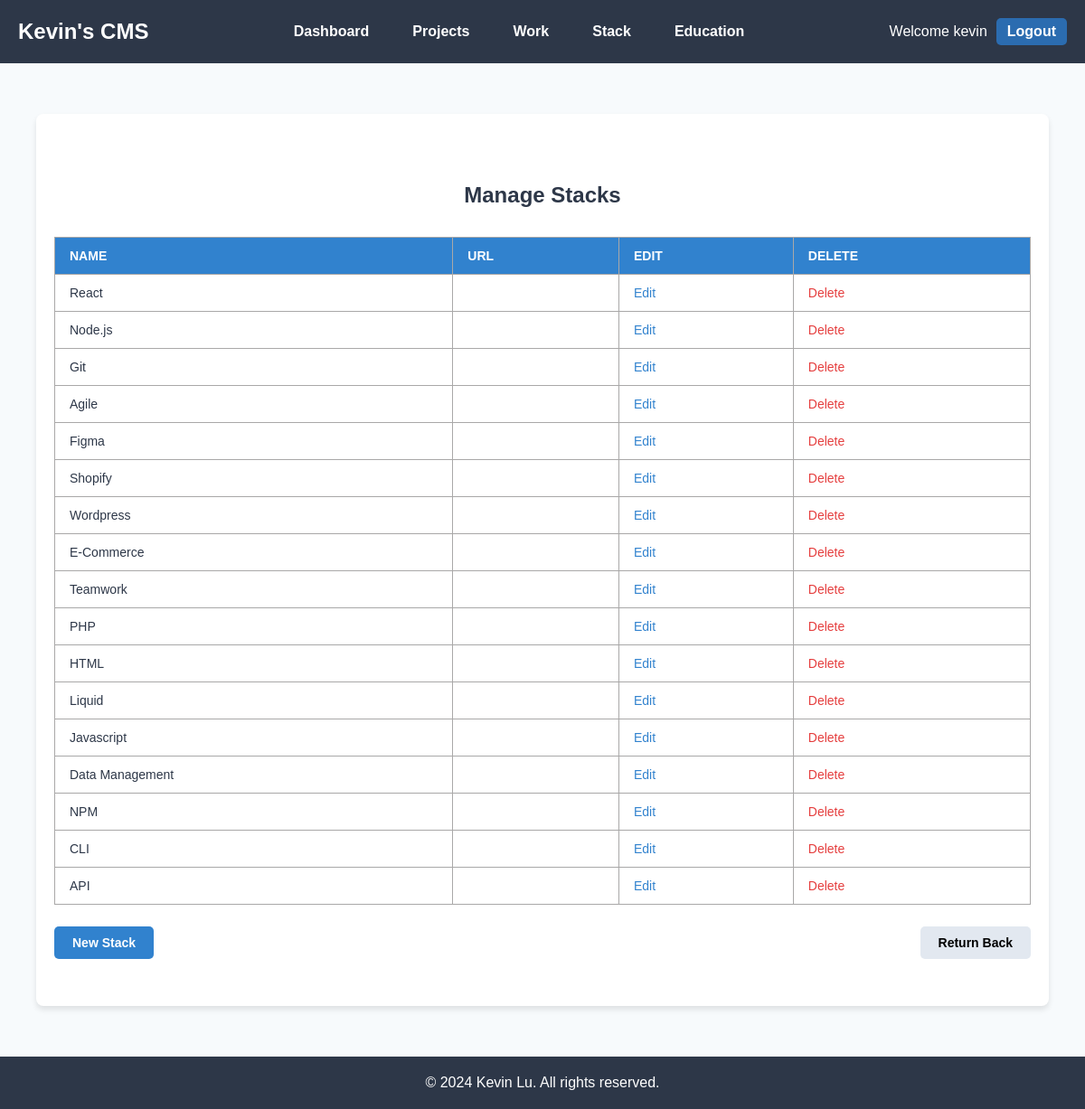
The page /stacks/ (signed in) on the database as committed earlier.
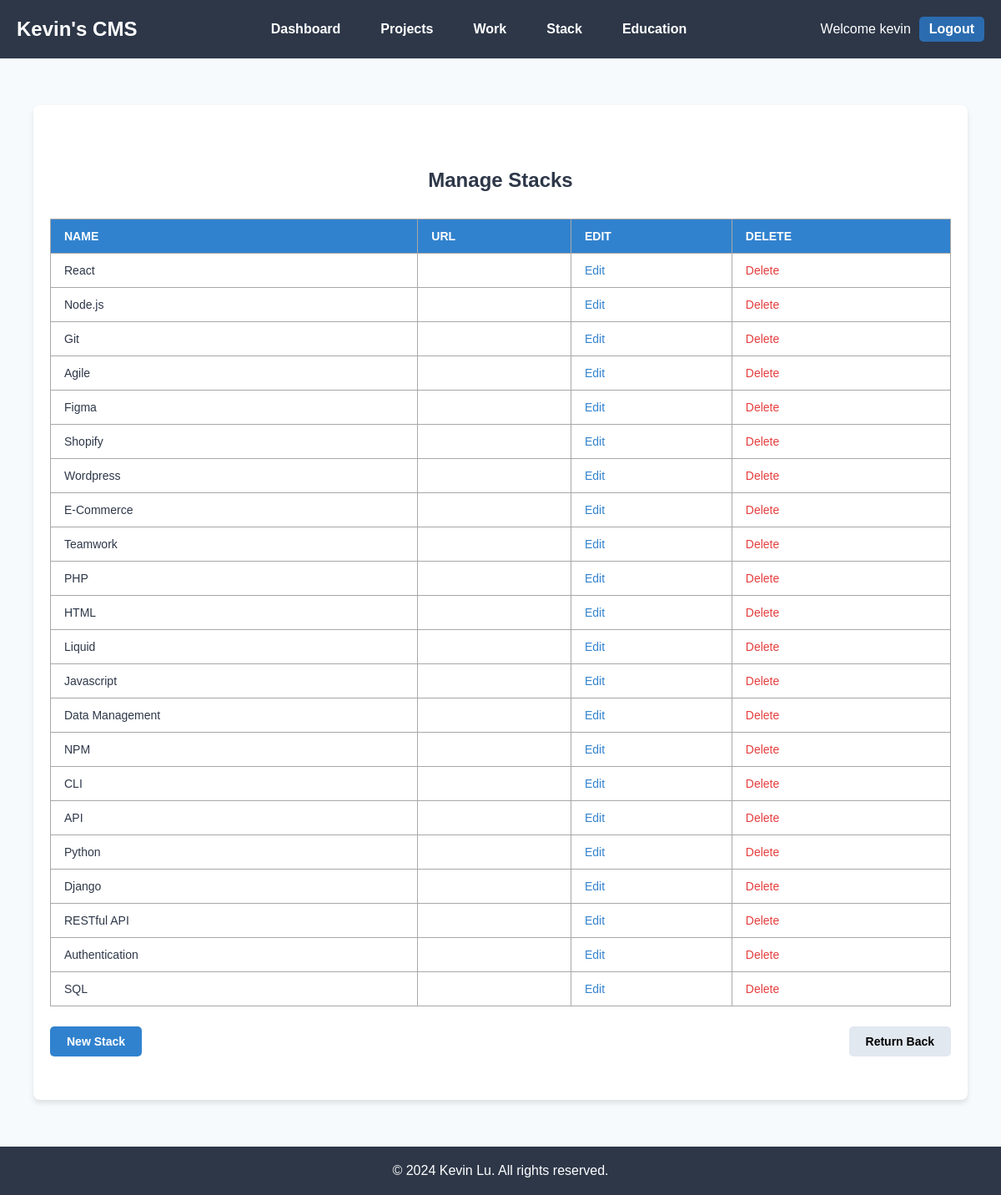
The same page on the database as committed later.
### main/models.py (models this page shows, shortened)
class Stack(models.Model):
    name = models.CharField(max_length=100)
    url = models.URLField(null=True, blank=True)
    image = models.ImageField(upload_to='stacks/',null=True, blank=True)
    created = models.DateTimeField(auto_now_add=True)
    updated = models.DateTimeField(auto_now=True)

### main/views.py (the view)
# urls.py: path('stacks/', views.stack_list_view, name='stack-list'),
@login_required
def stack_list_view(request):
    stacks = Stack.objects.all()
    return render(request, 'main/stacks/stack_list.html', {'stacks': stacks})

### main/templates/main/stacks/stack_list.html (shortened to what this page needs)
{% extends 'main/base.html' %}
{% block content %}
<div class="list-container">
  <div class="list-content">
    <p class="list-heading">Manage Stacks</p>
    <table class="list-table">
      <thead>
        <tr class="list-table-header">
          <th class="list-table-cell">Name</th>
          <th class="list-table-cell">Url</th>
          <th class="list-table-cell">Edit</th>
          <th class="list-table-cell">Delete</th>
        </tr>
      </thead>
      <tbody>
        {% for stack in stacks %}
        <tr class="list-table-row hover:bg-gray-100">
          <td class="list-table-cell">{{ stack.name }}</td>
          <td class="list-table-cell">
          </td>
          <td class="list-table-cell">
            <a href="{% url 'edit-stack' stack.id %}" class="list-action-link">Edit</a>
          </td>
          <td class="list-table-cell">
            <a href="{% url 'delete-stack' stack.id %}" class="list-action-link list-delete-link">Delete</a>
          </td>
        </tr>
        {% empty %}
        <tr>
          <td colspan="4" class="list-empty-message">
            No stacks available.
          </td>
        </tr>
        {% endfor %}
      </tbody>
    </table>
    <div class="list-button-container">
      <a href="{% url 'add-stack' %}" class="list-button list-new">New Stack</a>
      <a href="{% url 'dashboard-view' %}" class="list-button list-return-back">Return Back</a>
    </div>
  </div>
</div>
{% endblock %}

Rows that differ between the two databases and show on the page:
added Stack: name "Python"
added Stack: name "Django"
added Stack: name "RESTful API"
added Stack: name "Authentication"
added Stack: name "SQL"
